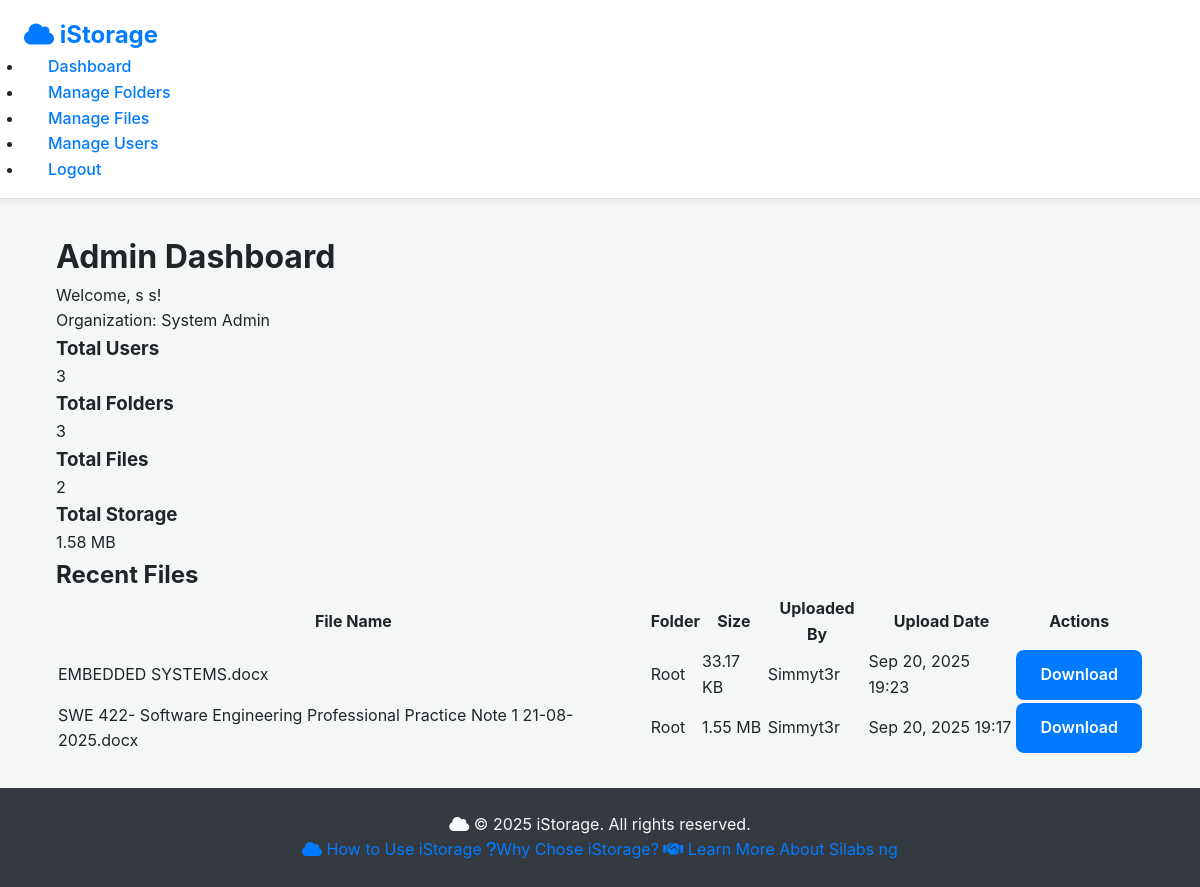
Screenshot of /views/admin_dashboard.php (signed in) with the database file from the repository.
### tables this page shows
CREATE TABLE `organizations` (
  `id` int(11) NOT NULL,
  `name` varchar(100) NOT NULL,
  `description` text DEFAULT NULL,
  `created_at` timestamp NOT NULL DEFAULT current_timestamp(),
  `approved` tinyint(1) NOT NULL DEFAULT 0,
  `approved_by` int(11) DEFAULT NULL,
  `approved_at` timestamp NULL DEFAULT NULL,
  `requested_by` int(11) DEFAULT NULL
);

CREATE TABLE `files` (
  `id` int(11) NOT NULL,
  `folder_id` int(11) DEFAULT NULL,
  `organization_id` int(11) NOT NULL,
  `name` varchar(255) NOT NULL,
  `file_path` varchar(255) NOT NULL,
  `file_size` int(11) NOT NULL,
  `mime_type` varchar(100) NOT NULL,
  `uploaded_by` int(11) NOT NULL,
  `uploaded_at` timestamp NOT NULL DEFAULT current_timestamp()
);

CREATE TABLE `users` (
  `id` int(11) NOT NULL,
  `organization_id` int(11) NOT NULL,
  `username` varchar(50) NOT NULL,
  `email` varchar(100) NOT NULL,
  `password_hash` varchar(255) NOT NULL,
  `first_name` varchar(50) NOT NULL,
  `last_name` varchar(50) NOT NULL,
  `role` enum('user','admin','super_admin') NOT NULL DEFAULT 'user',
  `created_at` timestamp NOT NULL DEFAULT current_timestamp(),
  `last_login` timestamp NULL DEFAULT NULL,
  `is_active` tinyint(1) NOT NULL DEFAULT 1,
  `password_reset_token` varchar(64) DEFAULT NULL,
  `password_reset_expires` datetime DEFAULT NULL
);

### includes/config.php (called while the page is built, shortened)
<?php
function get_user_organization_id() {
    return isset($_SESSION['organization_id']) ? $_SESSION['organization_id'] : null;
}
?>

### models/Organization.php (called while the page is built, shortened)
<?php
class Organization {
    private $pdo;
    public function __construct($pdo) {
        $this->pdo = $pdo;
    }
    public function findById($id) {
        $stmt = $this->pdo->prepare("SELECT * FROM organizations WHERE id = ?");
        $stmt->execute([$id]);
        return $stmt->fetch();
    }
}
?>

### models/User.php (called while the page is built, shortened)
<?php
class User {
    private $pdo;
    public function __construct($pdo) {
        $this->pdo = $pdo;
    }
    public function getUsersByOrganization($organization_id) {
        $stmt = $this->pdo->prepare("SELECT id, username, email, first_name, last_name, role, is_active, created_at, last_login
                                    FROM users WHERE organization_id = ? ORDER BY username");
        $stmt->execute([$organization_id]);
        return $stmt->fetchAll();
    }
}
?>

### models/Folder.php (called while the page is built, shortened)
<?php
class Folder {
    private $pdo;
    public function __construct($pdo) {
        $this->pdo = $pdo;
    }
    public function getFoldersByOrganization($organization_id, $parent_folder_id = null) {
        if ($parent_folder_id === null) {
            $stmt = $this->pdo->prepare("SELECT * FROM folders WHERE organization_id = ? AND parent_folder_id IS NULL
                                        ORDER BY name");
            $stmt->execute([$organization_id]);
        } else {
            $stmt = $this->pdo->prepare("SELECT * FROM folders WHERE organization_id = ? AND parent_folder_id = ?
                                        ORDER BY name");
            $stmt->execute([$organization_id, $parent_folder_id]);
        }
        return $stmt->fetchAll();
    }
}
?>

### models/File.php (called while the page is built, shortened)
<?php
class File {
    private $pdo;
    public function __construct($pdo) {
        $this->pdo = $pdo;
    }
    public function getFilesByOrganization($organization_id) {
        $stmt = $this->pdo->prepare("SELECT f.*, u.username as uploaded_by_username FROM files f
                                    JOIN users u ON f.uploaded_by = u.id WHERE f.organization_id = ? ORDER BY f.name");
        $stmt->execute([$organization_id]);
        return $stmt->fetchAll();
    }
}
?>

### views/admin_dashboard.php (the view, shortened to what this page needs)
<?php
require_once '../includes/config.php';
require_once '../models/Folder.php';
require_once '../models/File.php';
require_once '../models/User.php';
require_once '../models/Organization.php';
function formatFileSize(int $bytes): string {
    $k = 1024;
    $sizes = ['Bytes', 'KB', 'MB', 'GB'];
    $i = floor(log($bytes, $k));
    return round($bytes / pow($k, $i), 2) . ' ' . $sizes[$i];
}
try {
    $org_id = get_user_organization_id();
    $org_model = new Organization($pdo);
    $user_model = new User($pdo);
    $folder_model = new Folder($pdo);
    $file_model = new File($pdo);
    $organization = $org_model->findById($org_id);
    $users = $user_model->getUsersByOrganization($org_id);
    $folders = $folder_model->getFoldersByOrganization($org_id, null);
    $files = $file_model->getFilesByOrganization($org_id);
    $folder_map = array_column($folders, 'name', 'id');
    $total_storage_bytes = array_sum(array_column($files, 'file_size'));
} catch (PDOException $e) {
    error_log('Admin Dashboard Error: ' . $e->getMessage());
    $page_error = 'Could not load dashboard data. Please try again later.';
    $organization = ['name' => 'Error'];
    $users = $folders = $files = [];
    $total_storage_bytes = 0;
}
?>
<!DOCTYPE html>
<html lang="en">
<head>
    <link rel="stylesheet" href="../assets/css/style.css">
</head>
<body>
    <header>
        <div class="header-content">
            <div class="logo"><i class="fas fa-cloud"> </i> <?= htmlspecialchars(APP_NAME) ?></div>
            <nav>
                <ul>
                    <li><a href="admin_dashboard.php">Dashboard</a></li>
                    <li><a href="manage_folders.php">Manage Folders</a></li>
                    <li><a href="manage_files.php">Manage Files</a></li>
                    <li><a href="manage_users.php">Manage Users</a></li>
                    <li><a href="../controllers/auth_controller.php?logout=1">Logout</a></li>
                </ul>
            </nav>
        </div>
    </header>
    <div class="container">
        <div class="main-content">
            <h1>Admin Dashboard</h1>
            <p>Welcome, <?= htmlspecialchars($_SESSION['first_name'] . ' ' . $_SESSION['last_name']) ?>!</p>
            <p>Organization: <?= htmlspecialchars($organization ? $organization['name'] : 'Unknown') ?></p>
            <div class="dashboard-stats">
                <div class="stat-card">
                    <h3>Total Users</h3>
                    <div class="stat-value"><?= count($users) ?></div>
                </div>
                <div class="stat-card">
                    <h3>Total Folders</h3>
                    <div class="stat-value"><?= count($folders) ?></div>
                </div>
                <div class="stat-card">
                    <h3>Total Files</h3>
                    <div class="stat-value"><?= count($files) ?></div>
                </div>
                <div class="stat-card">
                    <h3>Total Storage</h3>
                    <div class="stat-value"><?= formatFileSize($total_storage_bytes) ?></div>
                </div>
            </div>
            <h2>Recent Files</h2>
            <div class="table-container">
                <table>
                    <thead>
                        <tr>
                            <th>File Name</th>
                            <th>Folder</th>
                            <th>Size</th>
                            <th>Uploaded By</th>
                            <th>Upload Date</th>
                            <th>Actions</th>
                        </tr>
                    </thead>
                    <tbody>
                        <?php if (empty($files)): ?>
                            <tr>
                                <td colspan="6">No files have been uploaded yet.</td>
                            </tr>
                        <?php else: ?>
                            <?php foreach ($files as $file): ?>
                                <tr>
                                    <td><?= htmlspecialchars($file['name']) ?></td>
                                    <td>
                                        <?= htmlspecialchars($folder_map[$file['folder_id']] ?? 'Root') ?>
                                    </td>
                                    <td><?= formatFileSize($file['file_size']) ?></td>
                                    <td><?= htmlspecialchars($file['uploaded_by_username']) ?></td>
                                    <td><?= date('M j, Y H:i', strtotime($file['uploaded_at'])) ?></td>
                                    <td>
                                        <a href="../controllers/file_controller.php?download=1&file_id=<?= htmlspecialchars($file['id']) ?>"
                                           class="btn btn-primary">Download</a>
                                    </td>
                                </tr>
                            <?php endforeach; ?>
                        <?php endif; ?>
                    </tbody>
                </table>
            </div>
        </div>
    </div>
     <link rel="stylesheet" href="https://cdnjs.cloudflare.com/ajax/libs/font-awesome/6.4.0/css/all.min.css">
</body>
</html>
<?php
include "footer.php";

### views/footer.php (shortened to what this page needs)
  <link rel="stylesheet" href="../assets/css/style.css">
    <footer>
        <div class="container">
            <p>
                <i class="fas fa-cloud"></i>
                &copy; <?php echo date('Y'); ?> iStorage.
                All rights reserved.
            </p>
            <div class="footer-links">
                <a href="#"><i class="fas fa-cloud"></i> How to Use iStorage</a>
                <a href="#"><i class="fas fa-question"></i>Why Chose iStorage?</a>
                <a href="#"><i class="fas fa-handshake"></i> Learn More About Silabs ng</a>
            </div>
        </div>
    </footer>
    <link rel="stylesheet" href="https://cdnjs.cloudflare.com/ajax/libs/font-awesome/6.4.0/css/all.min.css">
</body>
</html>

### assets/css/style.css (style rules this page uses)
:root { --primary-color: #007bff; --primary-hover-color: #0056b3; --secondary-color: #6c757d; --success-color: #28a745; --danger-color: #dc3545; --light-color: #f8f9fa; --dark-color: #343a40; --text-color: #212529; --body-bg: #f4f7f6; --card-bg: #ffffff; --border-color: #dee2e6; --border-radius: 0.5rem; --box-shadow: 0 4px 6px rgba(0, 0, 0, 0.05); --font-family: 'Inter', -apple-system, BlinkMacSystemFont, "Segoe UI", Roboto, "Helvetica Neue", Arial, sans-serif; }
* { box-sizing: border-box; margin: 0; padding: 0; }
body { font-family: var(--font-family); line-height: 1.6; color: var(--text-color); background-color: var(--body-bg); }
a { color: var(--primary-color); text-decoration: none; transition: color 0.2s ease-in-out; }
.main-content { flex-grow: 1; padding: 2rem; overflow-y: auto; list-style: none; }
.container { width: 100%; max-width: 1200px; margin: 0 auto; padding: 0 1.5rem; }
header { background-color: var(--card-bg); padding: 1rem 1.5rem; box-shadow: var(--box-shadow); border-bottom: 1px solid var(--border-color); display: flex; justify-content: space-between; align-items: center; position: sticky; top: 0; z-index: 1000; width: 100%; }
header .logo { font-size: 1.5rem; font-weight: 700; color: var(--primary-color); }
header nav a { margin-left: 0.5rem; padding: 0.5rem 1rem; border-radius: var(--border-radius); font-weight: 500; transition: background-color 0.2s ease-in-out; }
.btn { display: inline-block; padding: 0.75rem 1.5rem; border-radius: var(--border-radius); border: none; font-size: 1rem; font-weight: 600; cursor: pointer; text-align: center; transition: background-color 0.2s, transform 0.1s; }
.btn-primary { background-color: var(--primary-color); color: white; }
footer { text-align: center; padding: 1.5rem; margin-top: auto; background-color: var(--dark-color); color: var(--light-color); }

### rows the page displays
organizations: name "System Admin"
files: name "EMBEDDED SYSTEMS.docx", folder "Root", file_size "33.17 KB", uploaded_by.username "Simmyt3r", uploaded_at "Sep 20, 2025 19:23"
files: name "SWE 422- Software Engineering Professional Practice Note 1 21-08-2025.docx", folder "Root", file_size "1.55 MB", uploaded_by.username "Simmyt3r", uploaded_at "Sep 20, 2025 19:17"

### other values shown
APP_NAME "iStorage"
$_SESSION['first_name'] . ' ' . $_SESSION['last_name'] "s s"
count($users) "3"
count($folders) "3"
count($files) "2"
formatFileSize($total_storage_bytes) "1.58 MB"
